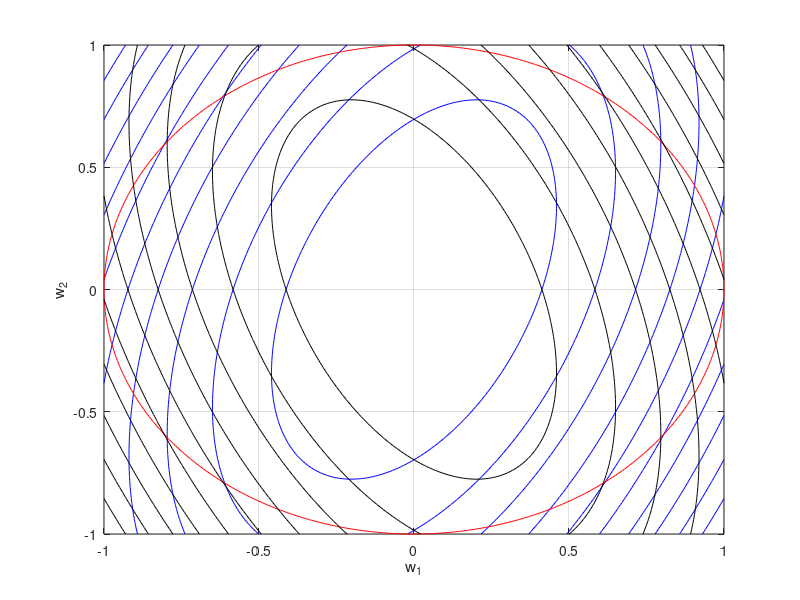

MATLAB code for this plot:
clear;
clc;

P = 1;
N_0 = 0.01;
a = 1;

D = 0.346;

constraint = (sqrt(N_0/(2*P))*qfuncinv(D)/sqrt(a))^2;

% % % Setup 2 + 3 + 5
% H_B = [0.21 0.011; 0.09 0.3]; 
% H_E = [0.01 0.02; 0.017 0.01];

% H_B = [0.21 0.011; 0.09 0.3]; 
% H_E = [-0.21 0.011; -0.09 0.3]; 

H_B = sqrt(0.01)*randn(2,2)
H_E = [-H_B(1,1) H_B(1,2); -H_B(2,1) H_B(2,2)]


%==========================================================================
objec_func1 = @(w_1,w_2) -(H_B(1,1)*w_1+H_B(1,2)*w_2).^2 - (H_B(2,1)*w_1+H_B(2,2)*w_2).^2;
[X1,Y1] = meshgrid(-1:0.01:1);
Z1 = objec_func1(X1,Y1); 

objec_func2 = @(w_1,w_2) w_1.^2 + w_2.^2;
[X2,Y2] = meshgrid(-1:0.01:1);
Z2 = objec_func2(X2,Y2); 

objec_func3 = @(w_1,w_2) (H_E(1,1)*w_1+H_E(1,2)*w_2).^2 + (H_E(2,1)*w_1+H_E(2,2)*w_2).^2;
[X3,Y3] = meshgrid(-1:0.01:1);
Z3 = objec_func3(X3,Y3); 

%==========================================================================
figure(1)

% contour(X1,Y1,Z1,'b','ShowText','on');
contour(X1,Y1,Z1,'b');

hold on 

% contour(X2,Y2,Z2,1,'r','ShowText','on');
contour(X2,Y2,Z2,1,'r');

% contour(X3,Y3,Z3,'k','ShowText','on');
contour(X3,Y3,Z3,'k');

hold off
grid on
xlabel('w_1');
ylabel('w_2');
% legend('-||H_Bw||^2','||w||^2 = 1','||H_Ew||^2');